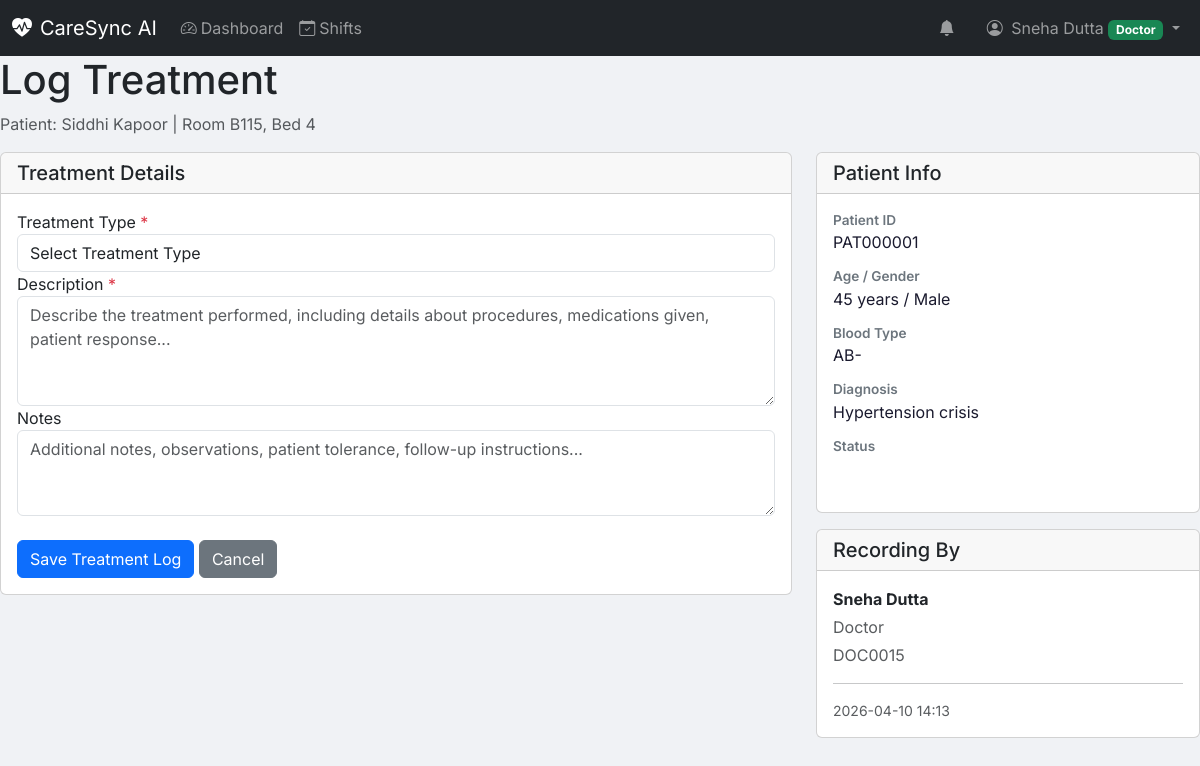
The page /patient/1/add-treatment (signed in) on the database its author committed.
### models.py (models this page shows, shortened)
class StaffMember(db.Model):
    __tablename__ = 'staff_members'
    id = db.Column(db.Integer, primary_key=True)
    staff_id = db.Column(db.String(50), unique=True, nullable=False)
    password_hash = db.Column(db.String(256), nullable=False)
    first_name = db.Column(db.String(100), nullable=False)
    last_name = db.Column(db.String(100), nullable=False)
    email = db.Column(db.String(120), unique=True, nullable=False)
    phone = db.Column(db.String(20), nullable=True)
    role = db.Column(db.String(20), nullable=False)  # 'admin', 'doctor', 'nurse'
    department = db.Column(db.String(100), nullable=True)
    specialization = db.Column(db.String(100), nullable=True)
    is_on_duty = db.Column(db.Boolean, default=False)
    is_active = db.Column(db.Boolean, default=True)
    created_at = db.Column(db.DateTime, default=datetime.now)
    updated_at = db.Column(db.DateTime, default=datetime.now, onupdate=datetime.now)
    @property
    def full_name(self):
        return f"{self.first_name} {self.last_name}"

class Patient(db.Model):
    __tablename__ = 'patients'
    id = db.Column(db.Integer, primary_key=True)
    patient_id = db.Column(db.String(50), unique=True, nullable=False)
    first_name = db.Column(db.String(100), nullable=False)
    last_name = db.Column(db.String(100), nullable=False)
    date_of_birth = db.Column(db.Date, nullable=False)
    gender = db.Column(db.String(10), nullable=False)
    blood_type = db.Column(db.String(5), nullable=True)
    phone = db.Column(db.String(20), nullable=True)
    email = db.Column(db.String(120), nullable=True)
    address = db.Column(db.Text, nullable=True)
    emergency_contact_name = db.Column(db.String(100), nullable=True)
    emergency_contact_phone = db.Column(db.String(20), nullable=True)
    room_number = db.Column(db.String(20), nullable=True)
    bed_number = db.Column(db.String(10), nullable=True)
    status = db.Column(db.String(20), default='admitted')  # admitted, discharged, emergency, icu
    admission_date = db.Column(db.DateTime, default=datetime.now)
    discharge_date = db.Column(db.DateTime, nullable=True)
    diagnosis = db.Column(db.Text, nullable=True)
    notes = db.Column(db.Text, nullable=True)
    assigned_doctor_id = db.Column(db.Integer, db.ForeignKey('staff_members.id'), nullable=True)
    assigned_nurse_id = db.Column(db.Integer, db.ForeignKey('staff_members.id'), nullable=True)
    created_at = db.Column(db.DateTime, default=datetime.now)
    updated_at = db.Column(db.DateTime, default=datetime.now, onupdate=datetime.now)
    assigned_doctor = db.relationship('StaffMember', foreign_keys=[assigned_doctor_id], backref='patients_as_doctor')
    assigned_nurse = db.relationship('StaffMember', foreign_keys=[assigned_nurse_id], backref='patients_as_nurse')
    vitals = db.relationship('VitalSign', backref='patient', lazy='dynamic', order_by='desc(VitalSign.recorded_at)')
    @property
    def full_name(self):
        return f"{self.first_name} {self.last_name}"
    @property
    def age(self):
        today = datetime.now().date()
        return today.year - self.date_of_birth.year - ((today.month, today.day) < (self.date_of_birth.month, self.date_of_birth.day))

### routes.py (the view, shortened to what this page needs)
@app.route('/patient/<int:patient_id>/add-treatment', methods=['GET', 'POST'])
@staff_login_required
def add_treatment(patient_id):
    staff = get_staff_user()
    patient = Patient.query.get_or_404(patient_id)
    return render_template('add_treatment.html', staff=staff, patient=patient)

### routes.py (called while the page is built)
@app.before_request
def make_session_permanent():
    session.permanent = True

def get_staff_user():
    if 'staff_id' in session:
        return StaffMember.query.filter_by(id=session['staff_id']).first()
    return None

def staff_login_required(f):
    @wraps(f)
    def decorated_function(*args, **kwargs):
        staff = get_staff_user()
        if not staff:
            flash('Please log in to access this page.', 'warning')
            return redirect(url_for('staff_login'))
        return f(*args, **kwargs)
    return decorated_function

@app.context_processor
def utility_processor():
    return {
        'now': datetime.now(),
        'get_staff_user': get_staff_user
    }

### templates/add_treatment.html (shortened to what this page needs)
{% extends "dashboard_base.html" %}
{% block content %}
<div class="content-header">
    <h1>Log Treatment</h1>
    <p class="text-muted">Patient: {{ patient.full_name }} | Room {{ patient.room_number }}, Bed {{ patient.bed_number }}</p>
</div>
<div class="row">
    <div class="col-lg-8">
        <div class="card">
            <div class="card-header">
                <h5 class="mb-0">Treatment Details</h5>
            </div>
            <div class="card-body">
                <form method="POST" action="{{ url_for('add_treatment', patient_id=patient.id) }}">
                    <div class="form-group">
                        <label>Treatment Type <span class="text-danger">*</span></label>
                        <select name="treatment_type" class="form-control" required>
                            <option value="">Select Treatment Type</option>
                        </select>
                    </div>
                    <div class="form-group">
                        <label>Description <span class="text-danger">*</span></label>
                        <textarea name="description" class="form-control" rows="4" required
                            placeholder="Describe the treatment performed, including details about procedures, medications given, patient response..."></textarea>
                    </div>
                    <div class="form-group">
                        <label>Notes</label>
                        <textarea name="notes" class="form-control" rows="3"
                            placeholder="Additional notes, observations, patient tolerance, follow-up instructions..."></textarea>
                    </div>
                    <div class="form-group mt-4">
                        <button type="submit" class="btn btn-primary">
                             Save Treatment Log
                        </button>
                        <a href="{{ url_for('patient_history', patient_id=patient.id) }}" class="btn btn-secondary">
                            Cancel
                        </a>
                    </div>
                </form>
            </div>
        </div>
    </div>
    <div class="col-lg-4">
        <div class="card mb-3">
            <div class="card-header">
                <h5 class="mb-0">Patient Info</h5>
            </div>
            <div class="card-body">
                <dl>
                    <dt>Patient ID</dt>
                    <dd>{{ patient.patient_id }}</dd>
                    <dt>Age / Gender</dt>
                    <dd>{{ patient.age }} years / {{ patient.gender }}</dd>
                    <dt>Blood Type</dt>
                    <dd>{{ patient.blood_type or 'Unknown' }}</dd>
                    <dt>Diagnosis</dt>
                    <dd>{{ patient.diagnosis or 'Pending' }}</dd>
                    <dt>Status</dt>
                    <dd>
                        <span class="badge badge-{{ 'danger' if patient.status == 'emergency' else 'warning' if patient.status == 'icu' else 'primary' }}">
                        </span>
                    </dd>
                </dl>
            </div>
        </div>
        <div class="card">
            <div class="card-header">
                <h5 class="mb-0">Recording By</h5>
            </div>
            <div class="card-body">
                <p class="mb-1"><strong>{{ staff.full_name }}</strong></p>
                <p class="mb-1 text-muted">{{ staff.role|title }}</p>
                <p class="mb-0 text-muted">{{ staff.staff_id }}</p>
                <hr>
                <p class="mb-0 text-muted small">
                    {{ now.strftime('%Y-%m-%d %H:%M') }}
                </p>
            </div>
        </div>
    </div>
</div>
{% endblock %}

### templates/dashboard_base.html (shortened to what this page needs)
{% extends "base.html" %}
{% block body_class %}dashboard-page{% endblock %}
{% block navbar %}
<nav class="navbar navbar-expand-lg navbar-dark bg-dark fixed-top">
    <div class="container-fluid">
        <a class="navbar-brand" href="{{ url_for('dashboard') }}">
            <i class="bi bi-heart-pulse-fill me-2"></i>CareSync AI
        </a>
        <div class="collapse navbar-collapse" id="navbarNav">
            <ul class="navbar-nav me-auto">
                {% if staff.role == 'admin' %}
                <li class="nav-item">
                    <a class="nav-link" href="{{ url_for('admin_dashboard') }}">
                        <i class="bi bi-speedometer2 me-1"></i>Dashboard
                    </a>
                </li>
                <li class="nav-item">
                    <a class="nav-link" href="{{ url_for('admin_users') }}">
                        <i class="bi bi-people me-1"></i>Staff
                    </a>
                </li>
                <li class="nav-item">
                    <a class="nav-link" href="{{ url_for('admin_patients') }}">
                        <i class="bi bi-person-heart me-1"></i>Patients
                    </a>
                </li>
                <li class="nav-item">
                    <a class="nav-link" href="{{ url_for('doctor_dashboard') }}">
                        <i class="bi bi-activity me-1"></i>Doctor View
                    </a>
                </li>
                <li class="nav-item">
                    <a class="nav-link" href="{{ url_for('nurse_dashboard') }}">
                        <i class="bi bi-clipboard2-pulse me-1"></i>Nurse View
                    </a>
                </li>
                {% elif staff.role == 'doctor' %}
                <li class="nav-item">
                    <a class="nav-link" href="{{ url_for('doctor_dashboard') }}">
                        <i class="bi bi-speedometer2 me-1"></i>Dashboard
                    </a>
                </li>
                {% elif staff.role == 'nurse' %}
                <li class="nav-item">
                    <a class="nav-link" href="{{ url_for('nurse_dashboard') }}">
                        <i class="bi bi-speedometer2 me-1"></i>Dashboard
                    </a>
                </li>
                {% endif %}
                <li class="nav-item">
                    <a class="nav-link" href="{{ url_for('shift_management') }}">
                        <i class="bi bi-calendar-check me-1"></i>Shifts
                    </a>
                </li>
            </ul>
            <ul class="navbar-nav">
                <li class="nav-item me-3">
                    <span class="nav-link" id="alertIndicator">
                        <i class="bi bi-bell-fill"></i>
                    </span>
                </li>
                <li class="nav-item dropdown">
                    <a class="nav-link dropdown-toggle" href="#" role="button" data-bs-toggle="dropdown">
                        <i class="bi bi-person-circle me-1"></i>
                        {{ staff.full_name }}
                        <span class="badge bg-{{ 'primary' if staff.role == 'admin' else 'success' if staff.role == 'doctor' else 'info' }}">
                            {{ staff.role|title }}
                        </span>
                    </a>
                </li>
            </ul>
        </div>
    </div>
</nav>
{% endblock %}

### static/css/style.css (style rules this page uses)
:root { --primary-color: #0d6efd; --secondary-color: #6c757d; --success-color: #198754; --danger-color: #dc3545; --warning-color: #ffc107; --info-color: #0dcaf0; --dark-color: #212529; --light-color: #f8f9fa; --vital-normal: #198754; --vital-warning: #ffc107; --vital-critical: #dc3545; --sidebar-width: 250px; --navbar-height: 56px; }
* { margin: 0; padding: 0; box-sizing: border-box; }
body { font-family: 'Inter', -apple-system, BlinkMacSystemFont, 'Segoe UI', Roboto, sans-serif; background-color: #f0f2f5; min-height: 100vh; }
.dashboard-page { padding-top: var(--navbar-height); }

### templates/add_treatment.html (style rules this page uses)
dl dt { font-weight: 600; color: #6c757d; font-size: 0.85rem; margin-top: 12px; }
dl dd { margin-bottom: 0; color: #1a1a2e; }
dl dt:first-child { margin-top: 0; }

### rows shown on the page
StaffMember: full_name "Sneha Dutta", role "Doctor", staff_id "DOC0015"
Patient: full_name "Siddhi Kapoor", room_number "B115", bed_number "4", patient_id "PAT000001", age "45", gender "Male", blood_type "AB-", diagnosis "Hypertension crisis"
